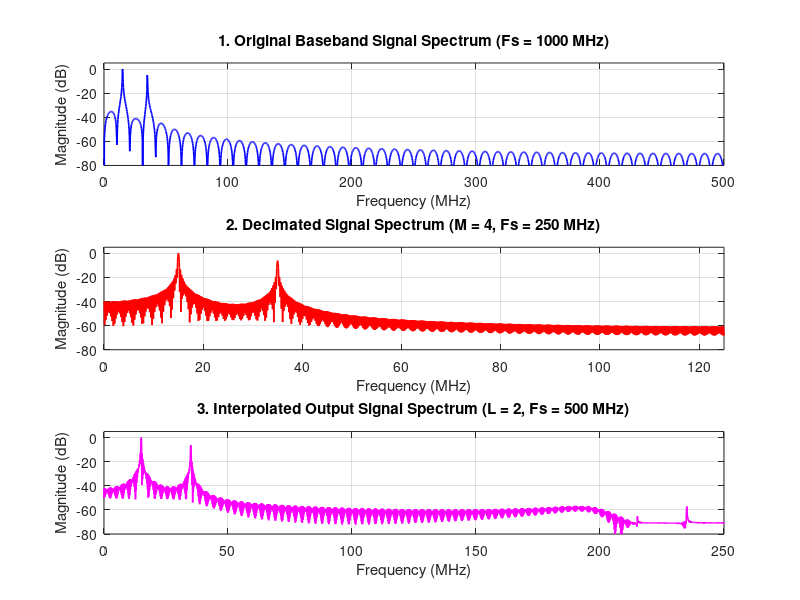

Reproduce this figure in MATLAB.

clear;
clc;
close all;

%% 1. PARAMETER DEFINITIONS

fc_carrier = 28e9;       % Carrier Frequency (28 GHz)
Fs_in = 1000e6;           % Input Sampling Frequency (1000 MHz)
M = 4;                   % Decimation Factor
L = 2;                   % Interpolation Factor

Fs_dec = Fs_in / M;      % Decimated Sampling Frequency (250 MHz)
Fs_out = Fs_dec * L;     % Output Sampling Frequency (500 MHz)

N_samples = 4000;
t_in = (0:N_samples-1) / Fs_in;

% Generate 5G-like Multitone Baseband Signal
f1 = 15e6;
f2 = 35e6;

x_in = sin(2*pi*f1*t_in) + 0.5*cos(2*pi*f2*t_in);

%% 2. DECIMATION STAGE

N_fir = 60;

% Anti-Aliasing Filter
fc_dec = 0.4;   % Normalized cutoff frequency

b_dec = fir1(N_fir, fc_dec, 'low');

% Filtering and Downsampling
x_filtered_dec = filter(b_dec, 1, x_in);

x_dec = x_filtered_dec(1:M:end);

%% 3. INTERPOLATION STAGE

% Upsampling by factor L
x_up = zeros(1, length(x_dec)*L);

x_up(1:L:end) = x_dec;

% Anti-Imaging Filter
fc_interp = 0.8;

b_interp = fir1(N_fir, fc_interp, 'low');

% Filtering and Scaling
x_out = L * filter(b_interp, 1, x_up);

%% 4. PERFORMANCE METRICS

[H, f] = freqz(b_dec, 1, 2048, Fs_in);

H_mag_db = 20*log10(abs(H) + eps);

pb_idx = f <= (Fs_dec/2 * 0.8);
sb_idx = f >= (Fs_dec/2);

passband_ripple = max(H_mag_db(pb_idx)) - min(H_mag_db(pb_idx));

stopband_atten = -max(H_mag_db(sb_idx));

%% 5. COMMAND WINDOW DISPLAY

fprintf('========================================================\n');
fprintf(' EXPERIMENT 14: 5G mmWave MULTIRATE PROCESSING RESULTS\n');
fprintf('========================================================\n');

fprintf('Carrier Frequency: %.2f GHz\n', fc_carrier/1e9);
fprintf('Input Sampling Rate: %.2f MHz\n', Fs_in/1e6);
fprintf('Decimation Factor (M): %d\n', M);
fprintf('Downsampled Sampling Rate: %.2f MHz\n\n', Fs_dec/1e6);

fprintf('Signal Parameters:\n');
fprintf(' - Original Sequence Length: %d samples\n', length(x_in));
fprintf(' - Downsampled Sequence Length: %d samples\n', length(x_dec));
fprintf(' - Interpolated Sequence Length: %d samples\n', length(x_out));
fprintf(' - Passband Ripple: %.2f dB\n', passband_ripple);
fprintf(' - Stopband Attenuation: %.2f dB\n\n', stopband_atten);

fprintf('Status: 5G mmWave Downconversion & Multirate Filtering Complete.\n');
fprintf('========================================================\n');

%% 6. SPECTRUM CALCULATION USING FFT

Nfft = 4096;

% Original Signal Spectrum
X_in = fft(x_in, Nfft);

f_in = (0:Nfft/2) * (Fs_in/Nfft);

X_in_mag = abs(X_in(1:Nfft/2+1));
X_in_db = 20*log10(X_in_mag/max(X_in_mag) + eps);

% Decimated Signal Spectrum
X_dec = fft(x_dec, Nfft);

f_dec = (0:Nfft/2) * (Fs_dec/Nfft);

X_dec_mag = abs(X_dec(1:Nfft/2+1));
X_dec_db = 20*log10(X_dec_mag/max(X_dec_mag) + eps);

% Interpolated Signal Spectrum
X_out = fft(x_out, Nfft);

f_out = (0:Nfft/2) * (Fs_out/Nfft);

X_out_mag = abs(X_out(1:Nfft/2+1));
X_out_db = 20*log10(X_out_mag/max(X_out_mag) + eps);

%% 7. VISUALIZATION

figure('Name', 'Experiment 14: Multirate mmWave Processing', ...
       'NumberTitle', 'off');

% Plot 1: Original Signal
subplot(3,1,1);

plot(f_in/1e6, X_in_db, 'b', 'LineWidth', 1.2);
grid on;

title('1. Original Baseband Signal Spectrum (Fs = 1000 MHz)');
xlabel('Frequency (MHz)');
ylabel('Magnitude (dB)');

xlim([0 Fs_in/2/1e6]);
ylim([-80 5]);

% Plot 2: Decimated Signal
subplot(3,1,2);

plot(f_dec/1e6, X_dec_db, 'r', 'LineWidth', 1.2);
grid on;

title('2. Decimated Signal Spectrum (M = 4, Fs = 250 MHz)');
xlabel('Frequency (MHz)');
ylabel('Magnitude (dB)');

xlim([0 Fs_dec/2/1e6]);
ylim([-80 5]);

% Plot 3: Interpolated Signal
subplot(3,1,3);

plot(f_out/1e6, X_out_db, 'm', 'LineWidth', 1.2);
grid on;

title('3. Interpolated Output Signal Spectrum (L = 2, Fs = 500 MHz)');
xlabel('Frequency (MHz)');
ylabel('Magnitude (dB)');

xlim([0 Fs_out/2/1e6]);
ylim([-80 5]);

%% 8. SAVE FIGURE

print(gcf, 'Exp14_Multirate_Processing.png', '-dpng', '-r300');

fprintf('\nExperiment 14 completed successfully.\n');
fprintf('Spectrum graph saved successfully.\n');
